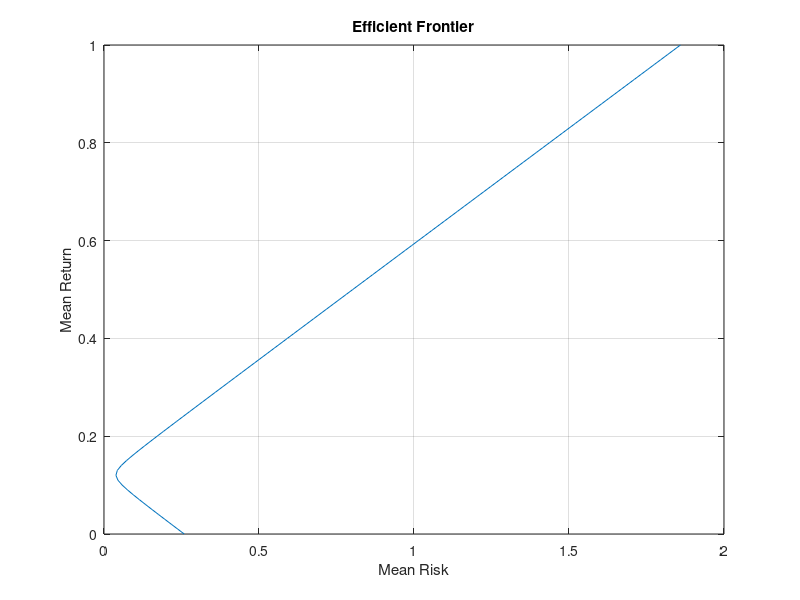

MATLAB code to generate this figure: (Note: this script raises an error after producing the figure.)
M = [0.1; 0.2 ; 0.15];

Cov = [0.005, -0.010, 0.004; -0.010, 0.040, -0.002; 0.004, -0.002, 0.023]

I = [1; 1; 1];

stdevs=sqrt(diag(Cov));
A = I'*inv(Cov)*I;
B = I'*inv(Cov)*M;
C = M'*inv(Cov)*M;
delta = A*C - B^2;

% ======================================================================================================
% part 1

frontierMean = linspace(0.00, 1.00, 101);
frontierVar = (A*(frontierMean .^ 2) - 2*B*frontierMean + C)/delta;
frontierSigma = sqrt(frontierVar);
fig1 = figure()
plot(frontierSigma, frontierMean)
grid
title('Efficient Frontier')
ylabel('Mean Return')
xlabel('Mean Risk')
saveas(fig1, 'efficientFrontier_q1.jpg')

% =======================================================================================================
% part 2

w_g = (inv(Cov)*I)/A;
u_g = B/A;
var_g = 1/A;
sigma_g = sqrt(var_g);

w_d = (inv(Cov)*M)/B;
u_d = w_d'*M;
var_d = w_d'*C*w_d;
sigma_d = sqrt(var_d);

ret_mat = linspace(0.1, 1.00, 10);
ret_mat = ret_mat';	

var_mat = (A*(ret_mat .^ 2) - 2*B*ret_mat + C)/delta;
sig_mat = sqrt(var_mat);

for i = 1:10
	lambda = (C - ret_mat(i)*B)/delta;
	gama = (ret_mat(i)*A - B)/delta;
	wt_mat(i, :) = (lambda*A)*w_g + (gama*B)*w_d;
end

disp(ret_mat)
disp(sig_mat)
disp(wt_mat)


% =================================================================================================================
% part 3
syms u

eqn = (A*u^2 - 2*B*u + C)/delta == 0.15;
sol_u = vpa(solve(eqn, u));
max_u = sol_u(2, 1)
min_u = sol_u(1, 1);

lambda = (C - max_u*B)/delta;
gama = (max_u*A - B)/delta;
max_wt = (lambda*A)*w_g + (gama*B)*w_d;

lambda = (C - min_u*B)/delta;
gama = (min_u*A - B)/delta;
min_wt = (lambda*A)*w_g + (gama*B)*w_d;

disp(max_u)
disp(max_wt)

disp(min_u)
disp(min_wt)

% ====================================================================================================================
% part 4

ret = 0.18;
sig = (A*ret^2 - 2*B*ret + C)/delta;

lambda = (C - ret*B)/delta;
gama = (ret*A - B)/delta;
wt = (lambda*A)*w_g + (gama*B)*w_d;

disp(sig)
disp(wt)


% ====================================================================================================================
% part 5

ret = 0.10;
sig = 0;

lambda = (C - ret*B)/delta;
gama = (ret*A - B)/delta;
wt = (lambda*A)*w_g + (gama*B)*w_d;

disp(sig)
disp(wt)

z_t = (C-B*ret)/(B-A*ret);
sigma_t = sqrt((C - 2*B*ret + A*ret^2)/(B - A*ret)^2);

ret_t = 0.01:0.01:0.30;
sig_t = sigma_t*(ret_t - ret)/(z_t - ret);
hold on;
plot(sig_t, ret_t)
grid
saveas(fig1, 'capm_q1.jpg')

% =====================================================================================================================
% part 6


















